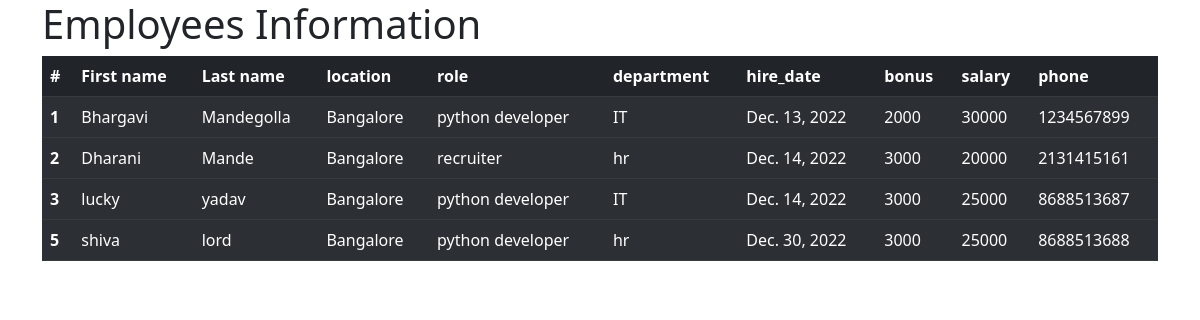
The app's page /all_emp with its own data.
### emp_app/models.py (models this page shows)
class employee(models.Model):
    first_name = models.CharField(max_length=30)
    last_name = models.CharField(max_length=30)
    location = models.CharField(max_length=30)
    role = models.ForeignKey(role, on_delete=models.CASCADE)
    department = models.ForeignKey(department,on_delete=models.CASCADE)
    hire_date = models.DateField(max_length=30)
    bonus = models.IntegerField()
    salary = models.IntegerField()
    phone = models.IntegerField()
    def __str__(self):
        return '%s %s ' %(self.first_name,self.last_name)

class role(models.Model):
    name=models.CharField(max_length=30)
    def __str__(self):
        return self.name

class department(models.Model):
    name=models.CharField(max_length=30)
    location=models.CharField(max_length=30)
    def __str__(self):
        return self.name

### emp_app/views.py (the view)
# urls.py: path('all_emp',views.all_emp,name='all_emp'),
def all_emp(request):
    emps=employee.objects.all()
    context={
        'emps':emps
    }
    print(context)
    return render(request,'all_emp.html',context)

### emp_app/templates/all_emp.html (shortened to what this page needs)
<!doctype html>
<html lang="en">
  <head>
    <link href="https://cdn.jsdelivr.net/npm/bootstrap@5.2.3/dist/css/bootstrap.min.css" rel="stylesheet">
  </head>
  <body>
  <div class="container">
      <h1>Employees Information</h1>
    <table class="table table-dark table-striped">
  <thead>
    <tr>
      <th scope="col">#</th>
      <th scope="col">First name</th>
      <th scope="col">Last name</th>
      <th scope="col">location</th>
      <th scope="col">role</th>
      <th scope="col">department</th>
      <th scope="col">hire_date</th>
      <th scope="col">bonus</th>
      <th scope="col">salary</th>
      <th scope="col">phone</th>
    </tr>
  </thead>
      {% for emp in emps %}
  <tbody>
  <tr>
    <th scope="row">{{emp.id}}</th>
    <td>{{emp.first_name}}</td>
    <td>{{emp.last_name}}</td>
    <td>{{emp.location}}</td>
    <td>{{emp.role}}</td>
    <td>{{emp.department}}</td>
    <td>{{emp.hire_date}}</td>
    <td>{{emp.bonus}}</td>
    <td>{{emp.salary}}</td>
    <td>{{emp.phone}}</td>
  </tr>
  </tbody>
      {% endfor %}
</table>
</div>
  </body>
</html>

### records on screen
employee: id "1", first_name "Bhargavi", last_name "Mandegolla", location "Bangalore", role "python developer", department "IT", hire_date "Dec. 13, 2022", bonus "2000", salary "30000", phone "1234567899"
employee: id "2", first_name "Dharani", last_name "Mande", location "Bangalore", role "recruiter", department "hr", hire_date "Dec. 14, 2022", bonus "3000", salary "20000", phone "2131415161"
employee: id "3", first_name "lucky", last_name "yadav", location "Bangalore", role "python developer", department "IT", hire_date "Dec. 14, 2022", bonus "3000", salary "25000", phone "8688513687"
employee: id "5", first_name "shiva", last_name "lord", location "Bangalore", role "python developer", department "hr", hire_date "Dec. 30, 2022", bonus "3000", salary "25000", phone "8688513688"
